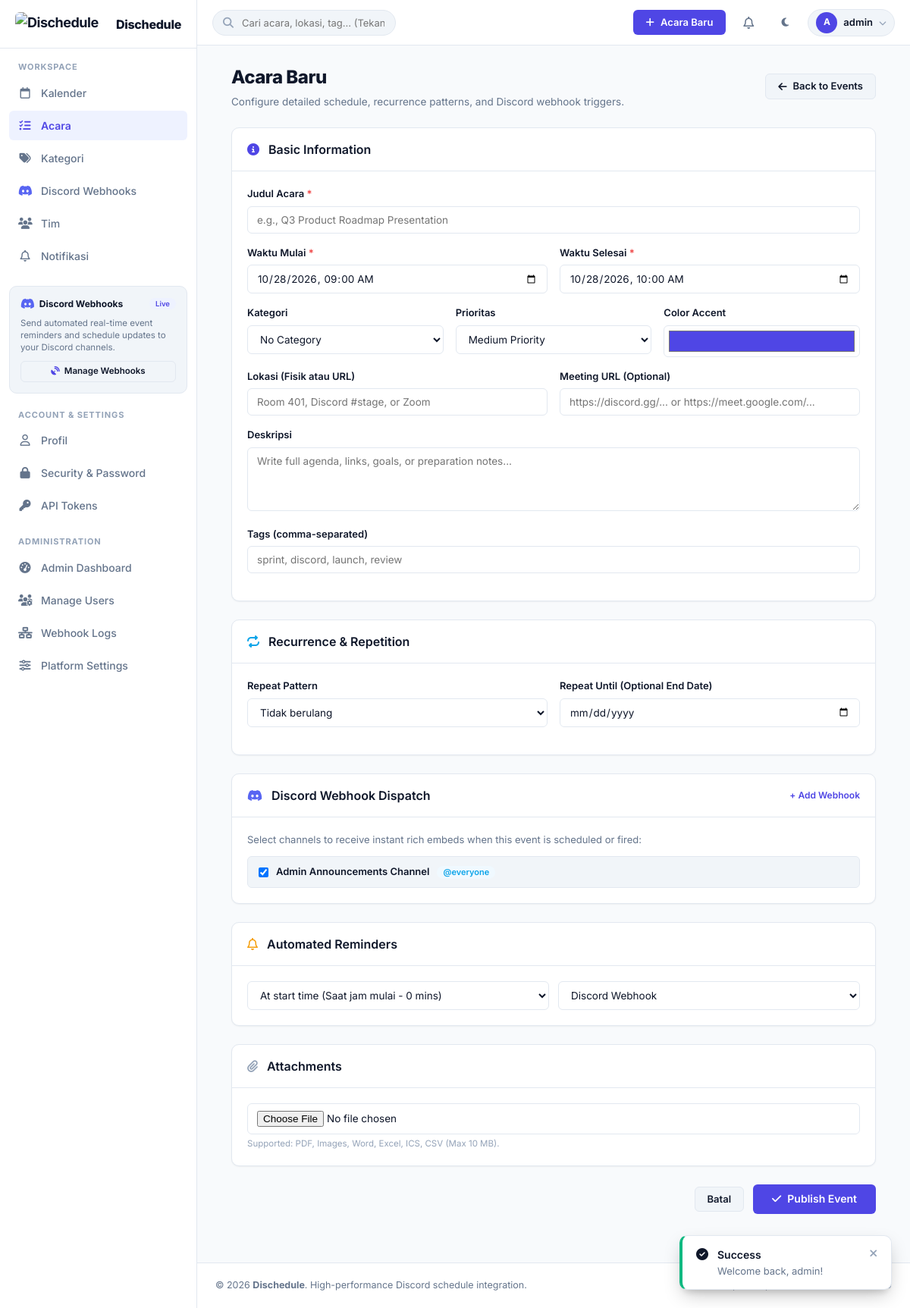
/events/create (signed in), run on the app's committed database.
### tables this page shows
CREATE TABLE `webhooks` (
  `id` bigint(20) unsigned NOT NULL AUTO_INCREMENT,
  `user_id` bigint(20) unsigned NOT NULL,
  `name` varchar(100) NOT NULL,
  `url` text NOT NULL,
  `channel_id` varchar(50) DEFAULT NULL,
  `guild_id` varchar(50) DEFAULT NULL,
  `mention_role` varchar(50) DEFAULT NULL,
  `is_default` tinyint(1) NOT NULL DEFAULT 0,
  `created_at` timestamp NOT NULL DEFAULT current_timestamp(),
  `updated_at` timestamp NOT NULL DEFAULT current_timestamp() ON UPDATE current_timestamp(),
  PRIMARY KEY (`id`),
  KEY `idx_webhooks_user_id` (`user_id`),
  CONSTRAINT `fk_webhooks_user` FOREIGN KEY (`user_id`) REFERENCES `users` (`id`) ON DELETE CASCADE
);

### app/Views/events/create.php (the view, shortened to what the rows shown need)
<div style="max-width:850px;margin:0 auto;">
    <div style="display:flex;align-items:center;justify-content:space-between;margin-bottom:24px;">
        <div>
            <h1 style="font-size:24px;font-weight:800;letter-spacing:-0.5px;color:var(--text-main);margin-bottom:4px;"><?= __('new_event') ?></h1>
        </div>
    </div>
    <form action="<?= url('events') ?>" method="POST" enctype="multipart/form-data">
        <div class="card" style="margin-bottom:24px;">
            <div class="card-body">
                <?php if (empty($webhooks)): ?>
                    <div style="padding:16px;background:var(--bg-subtle);border-radius:var(--radius-sm);color:var(--text-muted);font-size:13px;">
                        No Discord webhooks configured. <a href="<?= url('webhooks') ?>" target="_blank" style="font-weight:600;">Configure a webhook</a> to send automated embeds to Discord channels.
                    </div>
                <?php else: ?>
                    <div style="display:flex;flex-direction:column;gap:8px;">
                        <?php foreach ($webhooks as $w): ?>
                            <label style="display:flex;align-items:center;gap:10px;padding:10px 14px;background:var(--bg-subtle);border:1px solid var(--border-color);border-radius:var(--radius-sm);cursor:pointer;">
                                <input type="checkbox" name="webhooks[]" value="<?= $w['id'] ?>" <?= !empty($w['is_default']) ? 'checked' : '' ?> style="cursor:pointer;">
                                <span style="font-weight:600;font-size:13px;"><?= e($w['name']) ?></span>
                                <?php if (!empty($w['mention_role'])): ?>
                                    <span class="badge badge-info"><?= e($w['mention_role']) ?></span>
                                <?php endif; ?>
                            </label>
                        <?php endforeach; ?>
                    </div>
                <?php endif; ?>
            </div>
        </div>
    </form>
</div>

### data on the page
webhooks: is_default "☑", name "Admin Announcements Channel", mention_role "@everyone"

### other printed values
__('calendar') "Kalender"
__('events') "Acara"
__('categories') "Kategori"
__('webhooks') "Discord Webhooks"
__('teams') "Tim"
__('notifications') "Notifikasi"
__('profile') "Profil"
__('new_event') "Acara Baru"
substr($currentUser['username'], 0, 1) "A"
$currentUser['username'] "admin"
__('event_title') "Judul Acara"
__('start_time') "Waktu Mulai"
__('end_time') "Waktu Selesai"
__('priority') "Prioritas"
__('location') "Lokasi (Fisik atau URL)"
